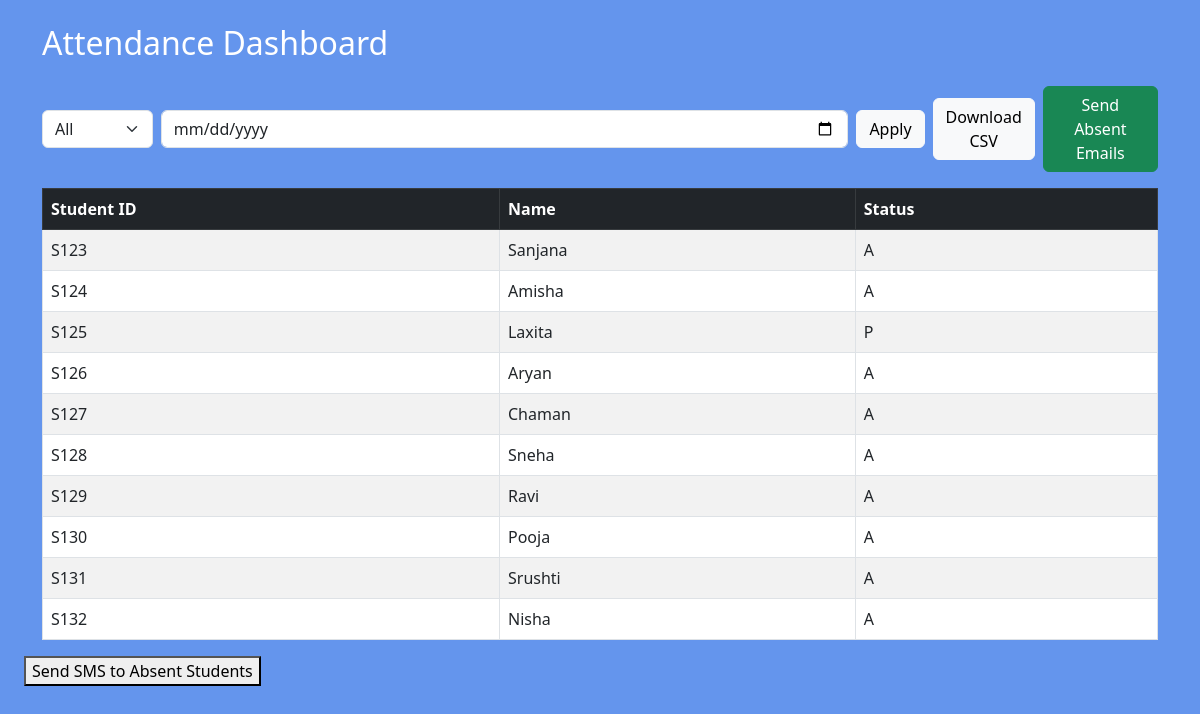
The page / on the database its author committed.
### tables this page shows
CREATE TABLE students (
                student_id TEXT PRIMARY KEY,
                name TEXT,
                phone_number TEXT,
                parent_email TEXT
            );

### app2.py (the view)
@app.route("/", methods=["GET"])
def index():
    filter_status = request.args.get("filter")
    filter_date = request.args.get("date")
    records = get_attendance(filter_status, filter_date)
    return render_template("index1.html", records=records, filter_status=filter_status, filter_date=filter_date)

### app2.py (called while the page is built)
def get_attendance(filter_status=None, filter_date=None):
    if filter_date is None:
        filter_date = str(date.today())
    conn = sqlite3.connect(DB_NAME)
    c = conn.cursor()
    query = """
        SELECT s.student_id, s.name, s.parent_email,
               COALESCE(a.present, 0) AS present
        FROM students s
        LEFT JOIN attendance a
        ON s.student_id = a.student_id AND a.date = ?
        ORDER BY s.student_id
    """
    c.execute(query, (filter_date,))
    rows = c.fetchall()
    conn.close()
    if filter_status == "P":
        rows = [r for r in rows if r[3] == 1]
    elif filter_status == "A":
        rows = [r for r in rows if r[3] == 0]
    return rows

### templates/index1.html (shortened to what this page needs)
<!DOCTYPE html>
<html lang="en">
<head>
    <link href="https://cdn.jsdelivr.net/npm/bootstrap@5.3.0/dist/css/bootstrap.min.css" rel="stylesheet">
</head>
<body class="p-4" style="background-color:cornflowerblue;">
    <div class="container">
        <h2 class="mb-4 text-white">Attendance Dashboard</h2>
        <form method="get" class="mb-3 d-flex gap-2 align-items-center">
            <select name="filter" class="form-select" style="width: 150px;">
                <option value="">All</option>
            </select>
            <input type="date" name="date" class="form-control" value="{{ filter_date or '' }}">
            <button type="submit" class="btn btn-light">Apply</button>
            <a href="/download_csv?date={{ filter_date or '' }}&filter={{ filter_status or '' }}" class="btn btn-light">Download CSV</a>
            <button type="button" id="sendEmailsBtn" class="btn btn-success">Send Absent Emails</button>
        </form>
        <table class="table table-bordered table-striped bg-white">
            <thead class="table-dark">
                <tr>
                    <th>Student ID</th>
                    <th>Name</th>
                    <th>Status</th>
                </tr>
            </thead>
            <tbody>
                {% for student_id, name, email, present in records %}
                <tr>
                    <td>{{ student_id }}</td>
                    <td>{{ name }}</td>
                    <td>{{ 'P' if present else 'A' }}</td>
                </tr>
                {% endfor %}
            </tbody>
        </table>
    </div>
    <button id="send-sms-btn">Send SMS to Absent Students</button>
</body>
</html>

### rows shown on the page
students: student_id "S123", name "Sanjana", value "A"
students: student_id "S124", name "Amisha", value "A"
students: student_id "S125", name "Laxita", value "P"
students: student_id "S126", name "Aryan", value "A"
students: student_id "S127", name "Chaman", value "A"
students: student_id "S128", name "Sneha", value "A"
students: student_id "S129", name "Ravi", value "A"
students: student_id "S130", name "Pooja", value "A"
students: student_id "S131", name "Srushti", value "A"
students: student_id "S132", name "Nisha", value "A"
